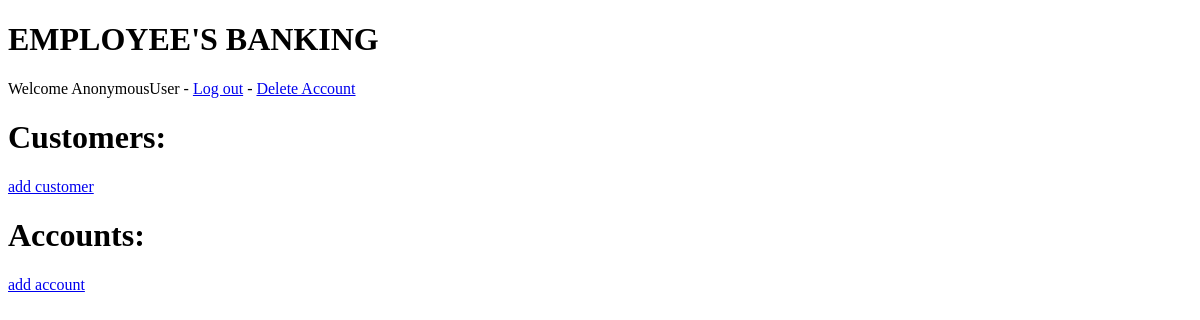
/employee/, run on an earlier commit of the app's database.
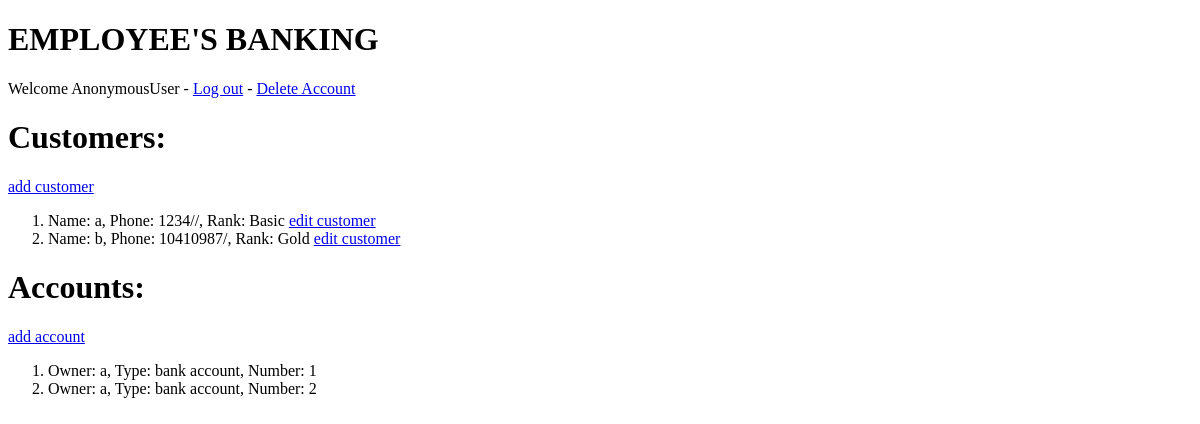
And on a later commit of the database.
### banking_employee/models.py (models this page shows, shortened)
class Customer(models.Model):
    user = models.OneToOneField(User, on_delete=models.CASCADE)
    phone = models.CharField(null=True, max_length=200)
    class Rank(models.TextChoices):
        BASIC = 'Basic'
        SILVER = 'Silver'
        GOLD = 'Gold'
    rank = models.CharField(choices=Rank.choices, default=Rank.BASIC, max_length=200)

class Account(models.Model):
    customer = models.ForeignKey(Customer, on_delete=models.CASCADE)
    class AccountType(models.TextChoices):
        BANK_ACCOUNT = 'Bank Account'
        LOAN = 'Loan'
    account_type = models.CharField(choices=AccountType.choices, default=AccountType.BANK_ACCOUNT, max_length=200)
    balance = models.IntegerField(default=100)

### banking_employee/views.py (the view)
# urls.py: path('', views.index, name='index'),
def index(request):
    customers = Customer.objects.all()
    accounts = Account.objects.all()
    context = {'customers': customers, 'accounts': accounts}
    return render(request, 'banking_employee/index.html', context)

### banking_employee/templates/banking_employee/index.html
{% extends 'banking_employee/base.html' %} {% block content %}
<h1>Customers:</h1>
<a href={% url 'banking_employee:addcustomer' %}>add customer</a>
<ol>
  {% for customer in customers %}
  <li>Name: {{ customer.user }}, Phone: {{ customer.phone }}, Rank: {{ customer.rank }} <a href="{% url 'banking_employee:editcustomer' customer_id=customer.pk%}">edit customer</a></li>
  {% endfor %}
</ol>
<h1>Accounts:</h1>
<a href={% url 'banking_employee:addaccount' %}>add account</a>
<ol>
  {% for account in accounts %}
  <li>Owner: {{ account.customer.user }}, Type: {{ account.account_type }}, Number: {{ account.pk }}</li>
  {% endfor %}
</ol>
{% endblock %}

### banking_employee/templates/banking_employee/base.html (shortened to what this page needs)
<!DOCTYPE html>
<html lang="en">
  <head>
  </head>
  <body>
    <h1>EMPLOYEE'S BANKING</h1>
    <p>
      Welcome {{ user }} - <a href="{% url 'login_app:logout' %}">Log out</a> -
      <a href="{% url 'login_app:delete_account' %}">Delete Account</a>
    </p>
    {% block content %} {% endblock %} {% block footer %} {% endblock %}
  </body>
</html>

What changed in the data, as far as the page shows it:
added Customer: user "a", phone "1234//", rank "Basic"
added Customer: user "b", phone "10410987/", rank "Gold"
added Account: customer.user "a", account_type "bank account", pk "1"
added Account: customer.user "a", account_type "bank account", pk "2"
